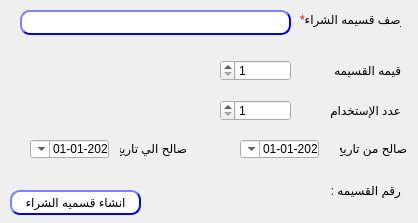
<?xml version="1.0" encoding="UTF-8"?>
<ui version="4.0">
 <class>promVoucher</class>
 <widget class="QDialog" name="promVoucher">
  <property name="geometry">
   <rect>
    <x>0</x>
    <y>0</y>
    <width>418</width>
    <height>223</height>
   </rect>
  </property>
  <property name="windowTitle">
   <string>انشاء قسيمه شراء عروض</string>
  </property>
  <property name="layoutDirection">
   <enum>Qt::RightToLeft</enum>
  </property>
  <widget class="QLabel" name="desc">
   <property name="geometry">
    <rect>
     <x>300</x>
     <y>10</y>
     <width>101</width>
     <height>20</height>
    </rect>
   </property>
   <property name="text">
    <string>&lt;html&gt;&lt;head/&gt;&lt;body&gt;&lt;p align=&quot;right&quot;&gt;&lt;span style=&quot; color:#ff0000;&quot;&gt;*&lt;/span&gt;وصف قسيمه الشراء&lt;/p&gt;&lt;/body&gt;&lt;/html&gt;</string>
   </property>
  </widget>
  <widget class="QPushButton" name="BTN_createVoucher">
   <property name="geometry">
    <rect>
     <x>10</x>
     <y>190</y>
     <width>131</width>
     <height>25</height>
    </rect>
   </property>
   <property name="layoutDirection">
    <enum>Qt::RightToLeft</enum>
   </property>
   <property name="styleSheet">
    <string notr="true">QPushButton{
                                        background-color: white;
                                        border-style: outset;
                                        border-width: 2px;
                                        border-radius: 10px;
                                        border-color: blue;
                                        min-width: 6em;
                                        }
                                        QPushButton:hover {
                                        background: qradialgradient(
                                        cx: 0.3, cy: -0.4, fx: 0.3, fy: -0.4,
                                        radius: 1.35, stop: 0 #fff, stop: 1 #bbb
                                        );
                                        }
                                        QPushButton:pressed {
                                        border-style: inset;
                                        background: qradialgradient(
                                        cx: 0.4, cy: -0.1, fx: 0.4, fy: -0.1,
                                        radius: 1.35, stop: 0 #fff, stop: 1 #ddd
                                        );
                                        }
                                    </string>
   </property>
   <property name="text">
    <string>انشاء قسميه الشراء</string>
   </property>
  </widget>
  <widget class="QLineEdit" name="LE_desc">
   <property name="geometry">
    <rect>
     <x>20</x>
     <y>10</y>
     <width>271</width>
     <height>25</height>
    </rect>
   </property>
   <property name="styleSheet">
    <string notr="true">QLineEdit{
                                        background-color: white;
                                        border-style: outset;
                                        border-width: 2px;
                                        border-radius: 10px;
                                        border-color: blue;
                                        min-width: 6em;
                                        }
                                        QLineEdit:hover {
                                        background: qradialgradient(
                                        cx: 0.3, cy: -0.4, fx: 0.3, fy: -0.4,
                                        radius: 1.35, stop: 0 #fff, stop: 1 #bbb
                                        );
                                        }
                                       QLineEdit:pressed {
                                        border-style: inset;
                                        background: qradialgradient(
                                        cx: 0.4, cy: -0.1, fx: 0.4, fy: -0.1,
                                        radius: 1.35, stop: 0 #fff, stop: 1 #ddd
                                        );
                                        }
                                    </string>
   </property>
   <property name="maxLength">
    <number>30</number>
   </property>
  </widget>
  <widget class="QLabel" name="desc_3">
   <property name="geometry">
    <rect>
     <x>340</x>
     <y>140</y>
     <width>67</width>
     <height>17</height>
    </rect>
   </property>
   <property name="layoutDirection">
    <enum>Qt::RightToLeft</enum>
   </property>
   <property name="text">
    <string>صالح من تاريخ</string>
   </property>
  </widget>
  <widget class="QLabel" name="desc_4">
   <property name="geometry">
    <rect>
     <x>120</x>
     <y>140</y>
     <width>67</width>
     <height>17</height>
    </rect>
   </property>
   <property name="layoutDirection">
    <enum>Qt::RightToLeft</enum>
   </property>
   <property name="text">
    <string>صالح الي تاريخ</string>
   </property>
  </widget>
  <widget class="QDateTimeEdit" name="Qdate_to">
   <property name="geometry">
    <rect>
     <x>30</x>
     <y>140</y>
     <width>79</width>
     <height>18</height>
    </rect>
   </property>
   <property name="layoutDirection">
    <enum>Qt::RightToLeft</enum>
   </property>
   <property name="minimumDateTime">
    <datetime>
     <hour>0</hour>
     <minute>0</minute>
     <second>0</second>
     <year>2020</year>
     <month>1</month>
     <day>1</day>
    </datetime>
   </property>
   <property name="displayFormat">
    <string>yyyy-MM-dd</string>
   </property>
   <property name="calendarPopup">
    <bool>true</bool>
   </property>
  </widget>
  <widget class="QDateTimeEdit" name="Qdate_from">
   <property name="geometry">
    <rect>
     <x>240</x>
     <y>140</y>
     <width>79</width>
     <height>18</height>
    </rect>
   </property>
   <property name="layoutDirection">
    <enum>Qt::RightToLeft</enum>
   </property>
   <property name="minimumDateTime">
    <datetime>
     <hour>0</hour>
     <minute>0</minute>
     <second>0</second>
     <year>2020</year>
     <month>1</month>
     <day>1</day>
    </datetime>
   </property>
   <property name="displayFormat">
    <string>yyyy-MM-dd</string>
   </property>
   <property name="calendarPopup">
    <bool>true</bool>
   </property>
  </widget>
  <widget class="QDoubleSpinBox" name="LE_maxCount">
   <property name="geometry">
    <rect>
     <x>220</x>
     <y>100</y>
     <width>71</width>
     <height>21</height>
    </rect>
   </property>
   <property name="styleSheet">
    <string notr="true"/>
   </property>
   <property name="decimals">
    <number>0</number>
   </property>
   <property name="minimum">
    <double>1.000000000000000</double>
   </property>
   <property name="maximum">
    <double>99997.000000000000000</double>
   </property>
   <property name="value">
    <double>1.000000000000000</double>
   </property>
  </widget>
  <widget class="QLabel" name="voucher_num">
   <property name="geometry">
    <rect>
     <x>250</x>
     <y>180</y>
     <width>47</width>
     <height>21</height>
    </rect>
   </property>
   <property name="text">
    <string/>
   </property>
  </widget>
  <widget class="QLabel" name="label_2">
   <property name="geometry">
    <rect>
     <x>330</x>
     <y>180</y>
     <width>71</width>
     <height>20</height>
    </rect>
   </property>
   <property name="text">
    <string>رقم القسيمه : </string>
   </property>
  </widget>
  <widget class="QLabel" name="label">
   <property name="geometry">
    <rect>
     <x>310</x>
     <y>100</y>
     <width>91</width>
     <height>21</height>
    </rect>
   </property>
   <property name="text">
    <string>عدد الإستخدام</string>
   </property>
  </widget>
  <widget class="QLabel" name="desc_11">
   <property name="geometry">
    <rect>
     <x>320</x>
     <y>60</y>
     <width>81</width>
     <height>21</height>
    </rect>
   </property>
   <property name="layoutDirection">
    <enum>Qt::RightToLeft</enum>
   </property>
   <property name="text">
    <string>قيمه القسيمه</string>
   </property>
  </widget>
  <widget class="QDoubleSpinBox" name="LE_value">
   <property name="geometry">
    <rect>
     <x>220</x>
     <y>60</y>
     <width>71</width>
     <height>21</height>
    </rect>
   </property>
   <property name="styleSheet">
    <string notr="true"/>
   </property>
   <property name="decimals">
    <number>0</number>
   </property>
   <property name="minimum">
    <double>1.000000000000000</double>
   </property>
   <property name="maximum">
    <double>99997.000000000000000</double>
   </property>
   <property name="value">
    <double>1.000000000000000</double>
   </property>
  </widget>
 </widget>
 <resources/>
 <connections/>
</ui>
